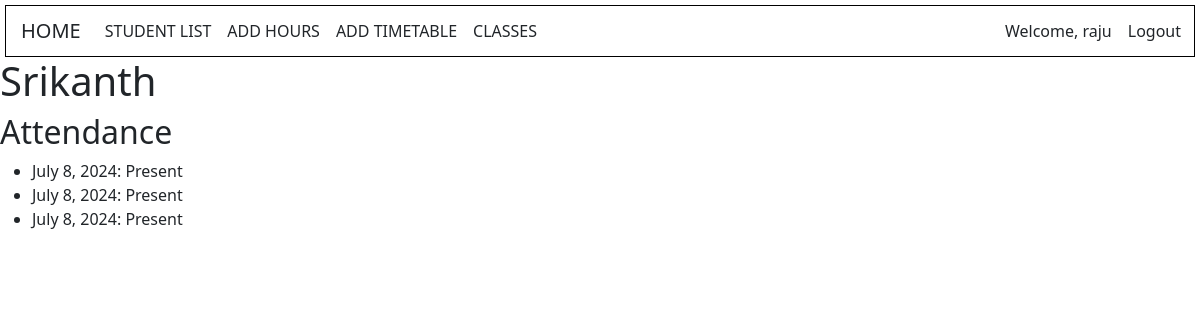
/students/students/1/ (signed in), run on the app's committed database.
### students/models.py (models this page shows, shortened)
class Student(models.Model):
    name = models.CharField(max_length=100)
    roll_number = models.CharField(max_length=10, unique=True)
    student_class = models.ForeignKey(Class, on_delete=models.CASCADE)
    email = models.EmailField()
    phone = models.CharField(max_length=10)

class Attendance(models.Model):
    student = models.ForeignKey(Student, on_delete=models.CASCADE)
    date = models.DateField()
    period = models.ForeignKey(Period, on_delete=models.CASCADE)
    status = models.CharField(max_length=10, choices=[('Present', 'Present'), ('Absent', 'Absent')])

### students/views.py (the view)
# urls.py: path('students/<int:student_id>/', views.student_detail, name='student_detail'),
def student_detail(request, student_id):
    student = get_object_or_404(Student, id=student_id)
    attendance = Attendance.objects.filter(student=student)
    return render(request, 'students/student_detail.html', {'student': student, 'attendance': attendance})

### students/templates/students/student_detail.html (shortened to what this page needs)
<!DOCTYPE html>
<html>
<head>
    <link href="https://cdn.jsdelivr.net/npm/bootstrap@5.3.2/dist/css/bootstrap.min.css" rel="stylesheet">
</head>
<body>
    {% include 'students/navbar.html' %}
    <h1>{{ student.name }}</h1>
    <h2>Attendance</h2>
    <ul>
        {% for attend in attendance %}
            <li>{{ attend.date }}: {{ attend.status }}</li>
        {% endfor %}
    </ul>
</body>
</html>

### students/templates/students/navbar.html (shortened to what this page needs)
<!DOCTYPE html>
<html lang="en">
<head>
    <link href="https://cdn.jsdelivr.net/npm/bootstrap@5.3.2/dist/css/bootstrap.min.css" rel="stylesheet">
</head>
<body>
    <nav class="navbar navbar-expand-lg navbar-light">
        <a style="margin-left: 10px;" class="navbar-brand text-dark" href="{% url 'home' %}">HOME</a>
        <div class="collapse navbar-collapse" id="navbarNav">
            <ul class="navbar-nav me-auto">
                <li class="nav-item active">
                    <a class="nav-link text-dark" href="{% url 'student_list' %}">STUDENT LIST </a>
                </li>
                <li class="nav-item">
                    <a class="nav-link text-dark" href="{% url 'add_period' %}">ADD HOURS</a>
                </li>
                <li class="nav-item">
                    <a class="nav-link text-dark" href="{% url 'add_timetable' %}">ADD TIMETABLE</a>
                </li>
                <li class="nav-item">
                    <a class="nav-link text-dark" href="{% url 'class_list' %}">CLASSES</a>
                </li>
            </ul>
            <ul class="navbar-nav">
                {% if user.is_authenticated %}
                    <li class="nav-item">
                        <span class="nav-link text-dark">Welcome, {{ user.username }}</span>
                    </li>
                    <li class="nav-item">
                        <a class="nav-link text-dark" href="{% url 'login' %}">Logout</a>
                    </li>
                {% endif %}
            </ul>
        </div>
    </nav>
</body>
</html>

### students/templates/students/navbar.html (style rules this page uses)
.navbar { margin-top:5px; background-color: rgb(255, 255, 255); padding:5px; margin-left:5px; margin-right:5px; border:1px solid black; }
body { background:url('https://img.freepik.com/free-vector/beautiful-decorative-soft-colorful-watercolor-texture-background_1055-14290.jpg') no-repeat center center fixed; background-size: cover; }

### data on the page
Student: name "Srikanth"
Attendance: date "July 8, 2024", status "Present"
Attendance: date "July 8, 2024", status "Present"
Attendance: date "July 8, 2024", status "Present"

### other printed values
{{ user.username }} "raju"
